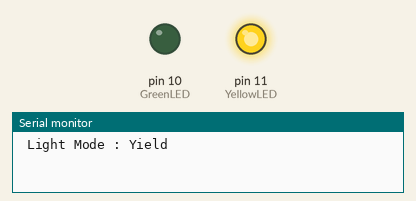
This sketch was run on a simulated Arduino Uno, built with avr-gcc and run on an emulated ATmega328P. On the bench: output pins drawn as LEDs (lit = HIGH), the last lines printed to the serial monitor.

Above: at 0.5 s.
At 1.5 s:
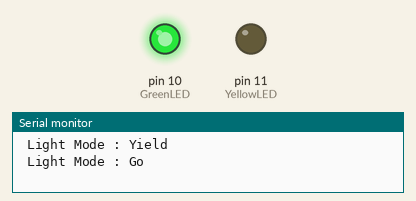
At 5.5 s:
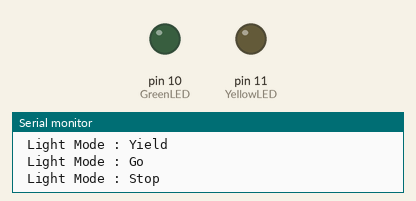
Timing chart, 0 to 6.9 s (numbered marks = the images above):
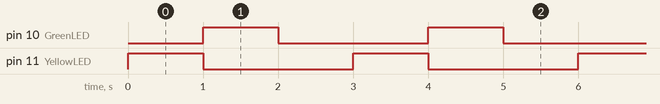

Measured:
- by itself, pin 10 (GreenLED), pin 11 (YellowLED): alternates HIGH for 1.0 s and LOW for 2.0 s
- by itself, everything shown: repeats every 3.0 s, in 3 steps

The sketch:

traffic_light.ino
```cpp
//traffic light code

int GreenLED = 10;
int YellowLED = 11;
int RedLED = 12;

void setup() {
  // put your setup code here, to run once:
  pinMode(GreenLED, OUTPUT);
  pinMode(YellowLED, OUTPUT);
  pinMode(GreenLED, OUTPUT);

  digitalWrite(GreenLED, LOW);
  digitalWrite(YellowLED, LOW);
  digitalWrite(RedLED, LOW);

  Serial.begin(9600);
}


void loop() {
  // put your main code here, to run repeatedly:
  //Yield Mode

  digitalWrite(GreenLED, LOW);
  digitalWrite(YellowLED, HIGH);
  digitalWrite(RedLED, LOW);

  Serial.println(" Light Mode : Yield ");
  delay(1000);

  //Go Mode

  digitalWrite(GreenLED, HIGH);
  digitalWrite(YellowLED, LOW);
  digitalWrite(RedLED, LOW);

  Serial.println(" Light Mode : Go ");
  delay(1000);

  //Stop Mode

  digitalWrite(GreenLED, LOW);
  digitalWrite(YellowLED, LOW);
  digitalWrite(RedLED, HIGH);

  Serial.println(" Light Mode : Stop ");
  delay(1000);
}
```
